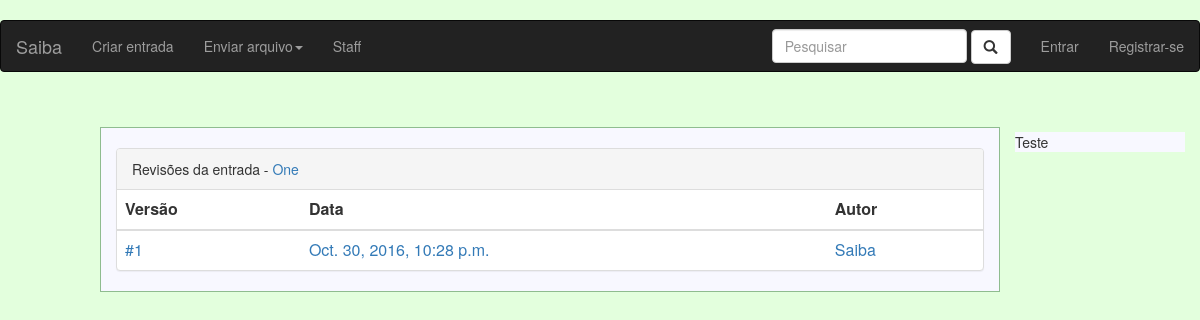
Before: /entrada/one/historico with the older database file.
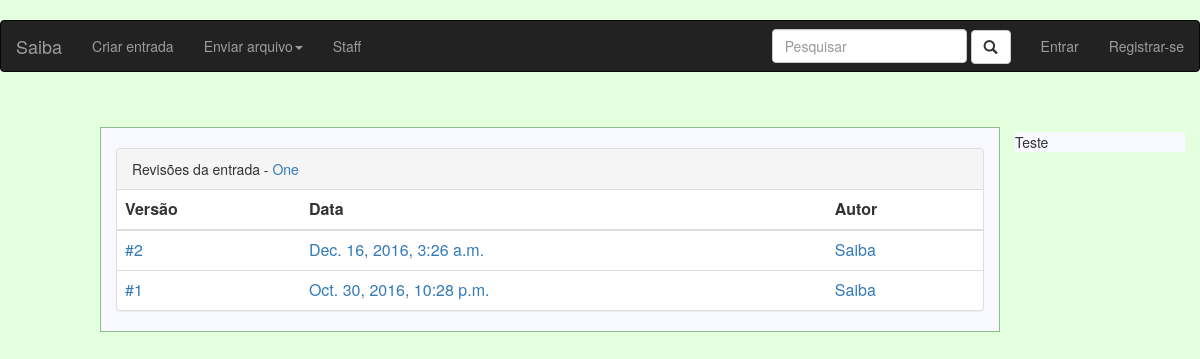
After: the same page with the newer database file.
### entry/models.py (models this page shows, shortened)
class Revision(models.Model):
    author = models.ForeignKey(User, default=1)
    entry = models.ForeignKey(Entry, on_delete=models.CASCADE, related_name="revisions")
    content = models.TextField(max_length=2500, blank=True)
    date = models.DateTimeField(auto_now_add=True, blank=True)
    hidden = models.BooleanField(default=False)

### entry/views.py (the view)
# urls.py: url(r'^(?P<entry_slug>[\w-]+)/historico$', views.history, name='history'),
def history(request, entry_slug):
    entry = get_object_or_404(Entry, slug=entry_slug)
    revisions = Revision.objects.filter(entry=entry, hidden=False).order_by('-id')
    return render(request, escape('entry/history.html'), {'revisions': revisions, 'entry_name':entry.title, 'entry_slug':entry.slug})

### entry/templates/entry/history.html (shortened to what this page needs)
﻿{% extends 'home/base.html' %}
{% block body %}
    <div class="panel panel-default">
        <div class="panel-heading">Revisões da entrada - <a href='{% url 'entry:detail' entry_slug %}'>{{ entry_name }}</a></div>
        <table class="table">
            <thead>
                <tr>
                    <th>Versão</th>
                    <th>Data</th>
                    <th>Autor</th>
                </tr>
            </thead>
            <tbody>
                {% for revision in revisions %}
                        <tr>
                            <td><a href='#'>#{{ forloop.revcounter }}</a></td>
                            <td><a href='{% url 'entry:revision' entry_slug revision.id %}'>{{ revision.date }}</a></td>
                            <td><a href='#'>{{revision.author.username}}</a></td>
                        </tr>
                {% endfor %}
            </tbody>
        </table>
    </div>
{% endblock %}

Changed rows visible on the page:
added Revision: date "Dec. 16, 2016, 3:26 a.m.", author.username "Saiba"
